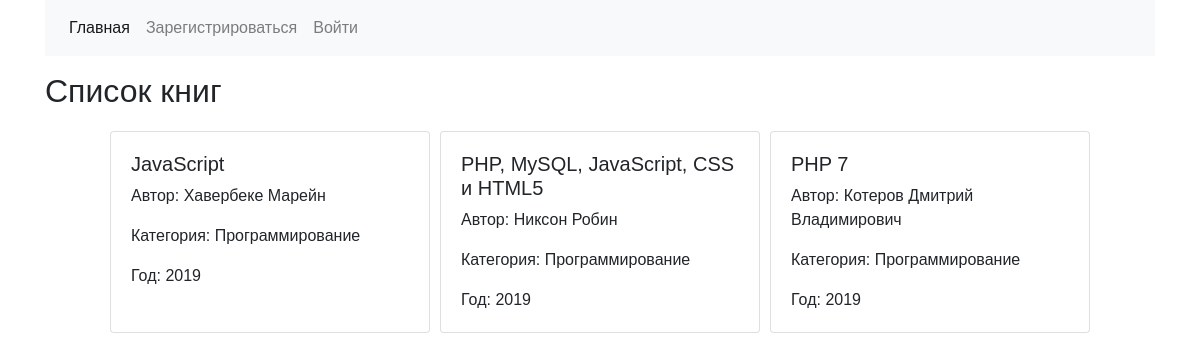
The app's page /books-site/index.php with its own data.
### tables this page shows
CREATE TABLE `book` (
  `id` int(10) UNSIGNED NOT NULL,
  `Author` varchar(80) NOT NULL,
  `Title` varchar(200) NOT NULL,
  `Category` varchar(80) NOT NULL,
  `Year` int(6) NOT NULL
);

### books-site/index.php (the view, shortened to what this page needs)
<?php
require_once 'dbconnect.php';
?>
<!DOCTYPE html>
<html lang="en">
<head>
    <link rel="stylesheet" href="https://stackpath.bootstrapcdn.com/bootstrap/4.5.2/css/bootstrap.min.css">
    <link rel="stylesheet" href="css/style.css">
</head>
<body>
    <div class="content container">
        <nav class="container content navbar navbar-expand-lg navbar-light bg-light">
            <div class="collapse navbar-collapse" id="navbarText">
                <ul class="navbar-nav mr-auto">
                    <li class="nav-item active">
                        <a class="nav-link" href="/books-site/index.php">Главная</a>
                    </li>
                    <?php
                    if (!isset($_SESSION['user'])) {
                    ?>
                        <li class="nav-item">
                            <a class="nav-link register" href="/books-site/register-user.php">Зарегистрироваться</a>
                        </li>
                        <li class="nav-item">
                            <a class="nav-link" href="/books-site/login.php">Войти</a>
                        </li>
                    <?php
                    }
                    ?>
                </ul>
            </div>
        </nav>
        <h2 class="mt-3">Список книг</h2>
        <div class="container content mt-3 flex">
            <?php
                $query = "SELECT * FROM book";
                $res = mysqli_query($mysqli, $query);
                while ($row = mysqli_fetch_assoc($res)) { ?>
                <div class="card flex card-m" style="width: 20rem;">
                    <div class="card-body">
                        <h5 class="card-text"><?= $row['Title'] ?></h5>
                        <p class="card-text">Автор: <?= $row['Author'] ?></p>
                        <p class="card-text">Категория: <?= $row['Category'] ?></p>
                        <p class="card-text">Год: <?= $row['Year'] ?></p>
                    </div>
                </div><br>
            <?php } ?>
        </div>
    </div>
</body>
</html>

### books-site/css/style.css (style rules this page uses)
* { padding: 0; margin: 0; box-sizing: border-box; }
body { font-family: Arial, sans-serif; }
a { text-decoration: none; }
.flex { display: flex; justify-content: center; flex-wrap: wrap; }
.card-m { margin: 5px; }

### records on screen
book: Title "JavaScript", Author "Хавербеке Марейн", Category "Программирование", Year "2019"
book: Title "PHP, MySQL, JavaScript, CSS и HTML5", Author "Никсон Робин", Category "Программирование", Year "2019"
book: Title "PHP 7", Author "Котеров Дмитрий Владимирович", Category "Программирование", Year "2019"
